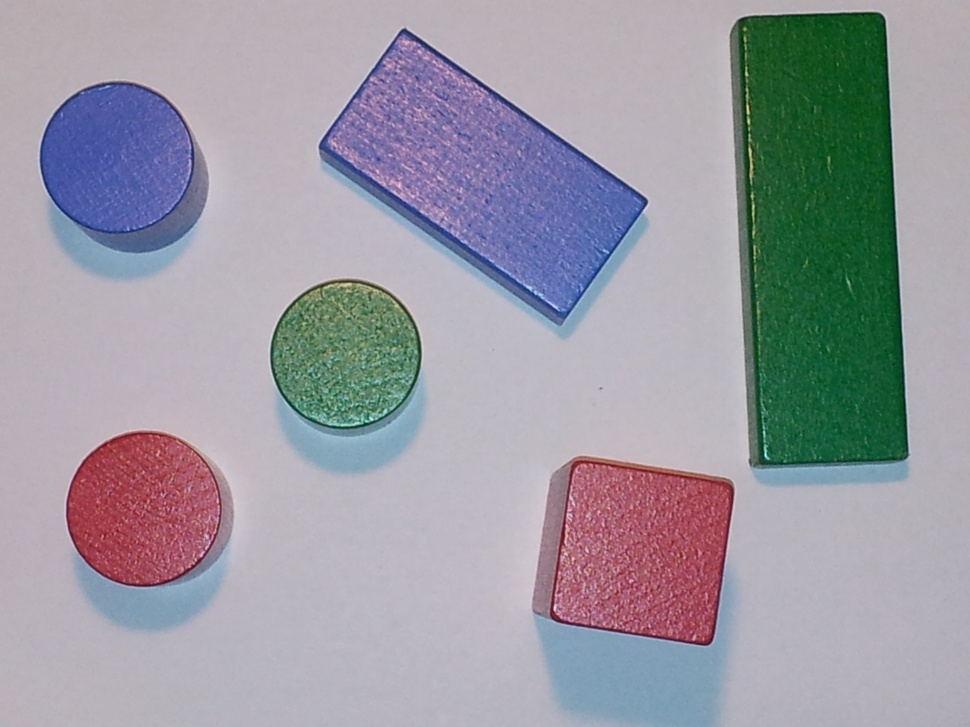
%> input picture ex6/BLOCKS/BLOCKS_001.jpg, 970 x 727 px, shrunk from 3264 x 2448 before the run
$ octave --eval "result = findBlocks(imread('BLOCKS/BLOCKS_001.jpg'));"   (GNU Octave 9; MATLAB toolbox functions it lacks are replaced by stand-ins)
%> lines starting %> are read from the running program, lines starting %| are printed output that depends on the picture; in (x1, y1, x2, y2) boxes, pixels count from 0 and x2, y2 are one past the last pixel; in counts of white or black regions, pixels touching at a corner belong together; the program's own positions count from 1
function [boxes, numRed, numGreen, numBlue, numCirc, numRect] = ...
    findBlocks(IM)

    % Init parameters
    boxes = [];
    numRed = 0;
    numGreen = 0;
    numBlue = 0;
    numCirc = 0;
    numRect = 0;

    % Create grayscale image
    IM_gray = rgb2gray(IM);

    % Calculate threshold using Otsu's method
    level = graythresh(IM_gray);

    % Create binary image
    BW = 1 - im2bw(IM_gray, level);

    % Use morphological functions to clean up binary image
    BW_morph = imfill(BW);

    % Find connected components in the image
    [L, num] = bwlabeln(BW_morph);

    % Read region properties
    stats = regionprops(L, 'Area', 'BoundingBox', 'PixelIdxList', ...
        'Eccentricity', 'Centroid', 'Perimeter', 'Orientation');

    % Discard structure elements with small areas
    stats = stats([stats.Area] > 10000);

    % Separate RGB channels
    R = IM(:, :, 1);
    G = IM(:, :, 2);
    B = IM(:, :, 3);

    % Iterate areas
    for i = 1:size(stats, 1)

        % Skip areas with invalid width/height ratio
        if abs(stats(i).BoundingBox(3) / stats(i).BoundingBox(4)) >= 10
            continue;
        end

        % Find dominant color
        idx = stats(i).PixelIdxList;

        meanR = mean(R(idx));
        meanG = mean(G(idx));
        meanB = mean(B(idx));
        maxMean = max([meanR, meanG, meanB]);

        if maxMean == meanR
            colorLabel = 'red';
            numRed = numRed + 1;
        elseif maxMean == meanG
            colorLabel = 'green';
            numGreen = numGreen + 1;
        else
            colorLabel = 'blue';
            numBlue = numBlue + 1;
        end

        % Determine shape
        if stats(i).Eccentricity <= 0.6
            shapeLabel = 'circle';
            numCirc = numCirc + 1;
        else
            shapeLabel = 'rectangle';
            numRect = numRect + 1;
        end

        % Get label position (center)
        labelPos = stats(i).Centroid;

        % Deaw label
        text(labelPos(1), labelPos(2), ...
            strcat(colorLabel, ', ', shapeLabel), ...
            'HorizontalAlignment', 'center', ...
            'VerticalAlignment', 'middle', ...
            'Color', 'black');

        % Draw bounding box
        rectangle('Position', stats(i).BoundingBox, ...
            'EdgeColor', 'r', 'LineWidth', 1);

        % Add bounding box to array
        boxes = [boxes, stats(i).BoundingBox];

    end

end
%> in findBlocks, `IM_gray = rgb2gray(IM);`:
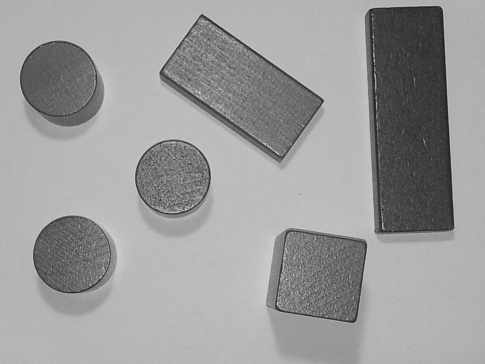
%> IM_gray: size 727x970 uint8 (shown at 1/2 size); min 18, max 233, mean 155.1
%> in findBlocks, `level = graythresh(IM_gray);`: level = 0.525
%> in findBlocks, `BW = 1 - im2bw(IM_gray, level);`:
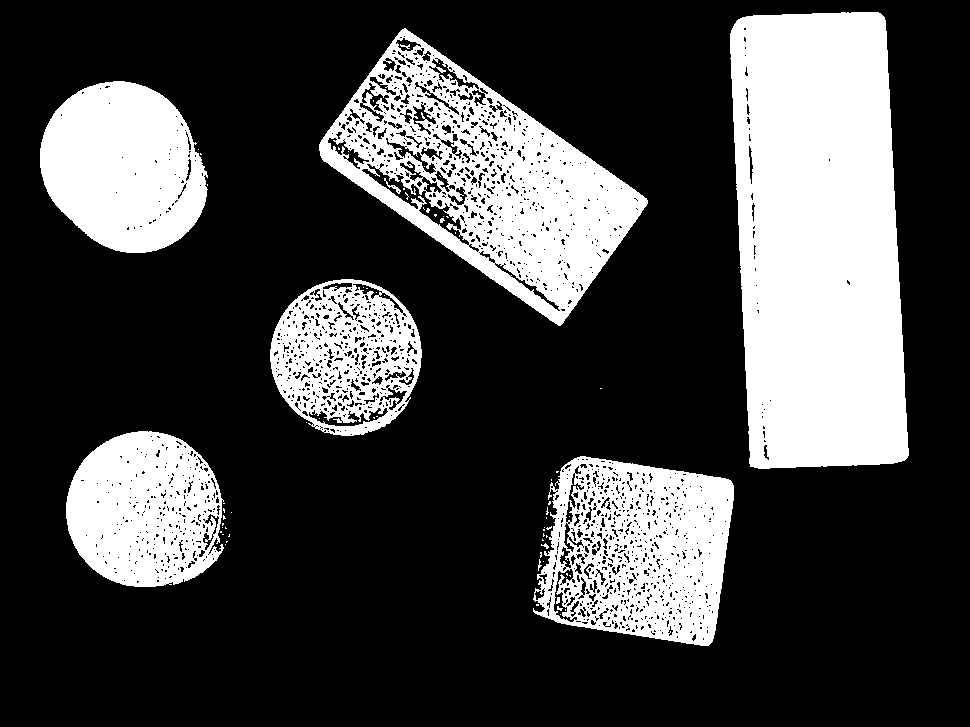
%> BW: size 727x970 double; values 0 (black) and 1 (white), 27% white; 73 white regions (62 under 20 px), largest, box (x1, y1, x2, y2) and area: (730, 12, 909, 469) 71066, (319, 28, 648, 326) 38410, (533, 456, 734, 646) 25433
%> in findBlocks, `[L, num] = bwlabeln(BW_morph);`:
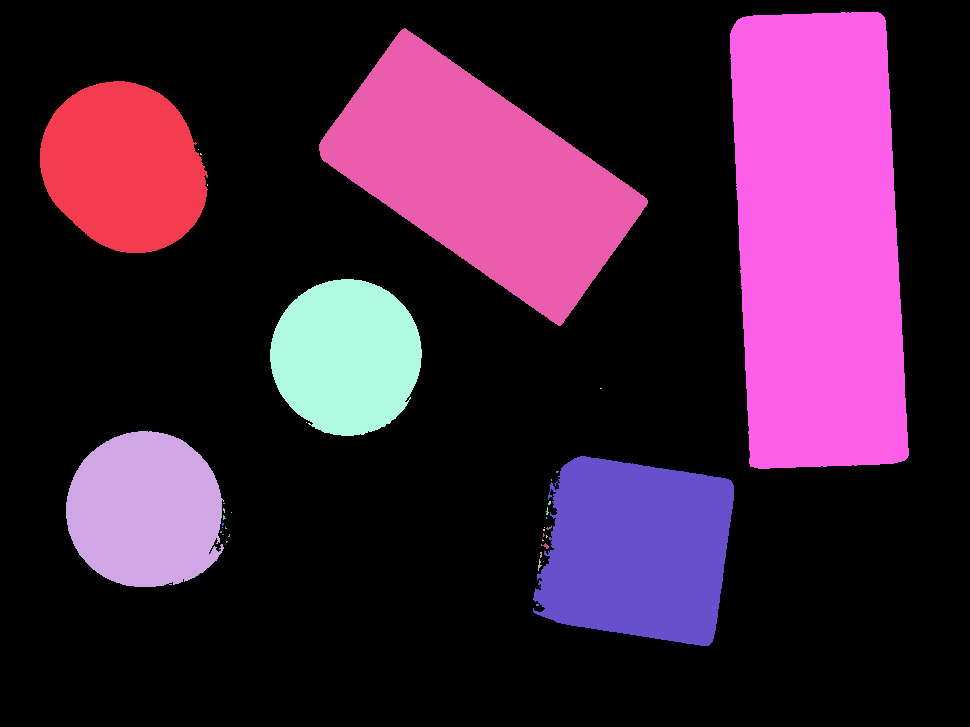
%> L: size 727x970 double; 40 distinct labels, from 0 to 39; one colour per label, 0 black
%> in findBlocks, `[L, num] = bwlabeln(BW_morph);`: num = 39
%> in findBlocks, `stats = regionprops(L, 'Area', 'BoundingBox', 'PixelIdxList', 'Eccentr..`: stats = 39 regions; largest, box (x1, y1, x2, y2), Area, Centroid, Eccentricity, Orientation and Perimeter: (730, 12, 909, 469) 71384 [818.9 241.3] 0.937 -87.08 1193.5, (319, 28, 648, 326) 46993 [482.1 177.4] 0.858 -35.06 902.5, (533, 456, 734, 646) 29818 [637.7 551.1] 0.308 -8.52 841.4
%> in findBlocks, `stats = stats([stats.Area] > 10000);`: stats = 6 regions; largest, box (x1, y1, x2, y2), Area, Centroid, Eccentricity, Orientation and Perimeter: (730, 12, 909, 469) 71384 [818.9 241.3] 0.937 -87.08 1193.5, (319, 28, 648, 326) 46993 [482.1 177.4] 0.858 -35.06 902.5, (533, 456, 734, 646) 29818 [637.7 551.1] 0.308 -8.52 841.4, (40, 81, 208, 253) 21912 [124.5 167.8] 0.524 -52.27 549.5
%> in findBlocks, `R = IM(:, :, 1);`:
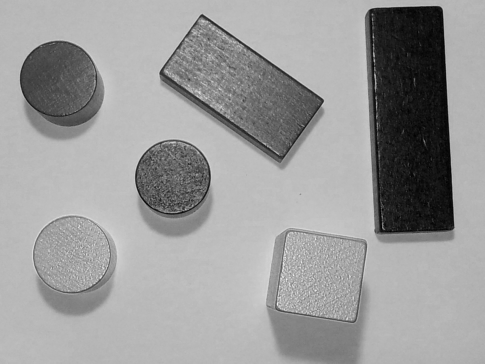
%> R: size 727x970 uint8 (shown at 1/2 size); min 0, max 255, mean 154.6
%> in findBlocks, `G = IM(:, :, 2);`:
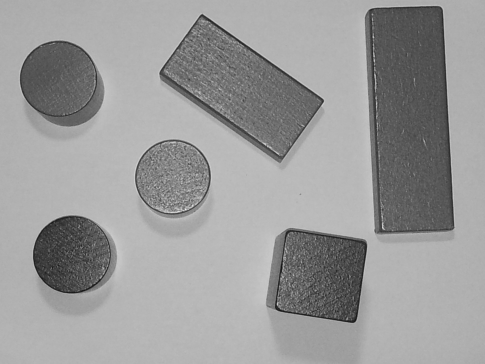
%> G: size 727x970 uint8 (shown at 1/2 size); min 12, max 255, mean 154
%> in findBlocks, `B = IM(:, :, 3);`:
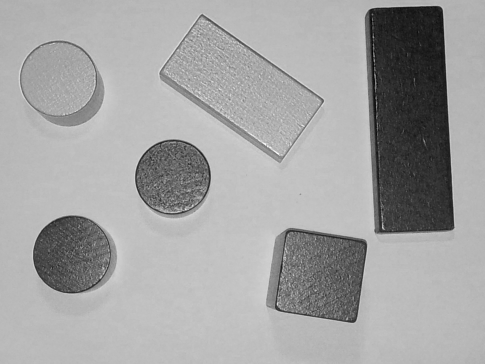
%> B: size 727x970 uint8 (shown at 1/2 size); min 0, max 255, mean 162.5
%> the loop in findBlocks, `for i = 1:size(stats, 1)` made 6 passes
%> (meanR, meanG, meanB, maxMean, colorLabel, numBlue, shapeLabel, labelPos) on pass 1: (82.48, 93.06, 158.5, 158.5, 'blue', 1, 'circle', [124.5 167.8])
%> after the loop in findBlocks, `for i = 1:size(stats, 1)`: boxes = 24 values, max 730.5 at index 21, min 12.5 at index 22, mean 244.5
%> `result = findBlocks(imread('BLOCKS/BLOCKS_001.jpg'));`:
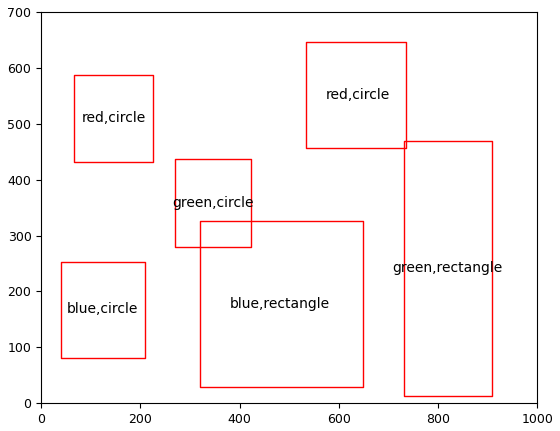
%> figure redrawn from the program's plot data
%> `result = findBlocks(imread('BLOCKS/BLOCKS_001.jpg'));`: result has the same summary as boxes in findBlocks

$ run again, on ex6/BLOCKS/BLOCKS_002.jpg
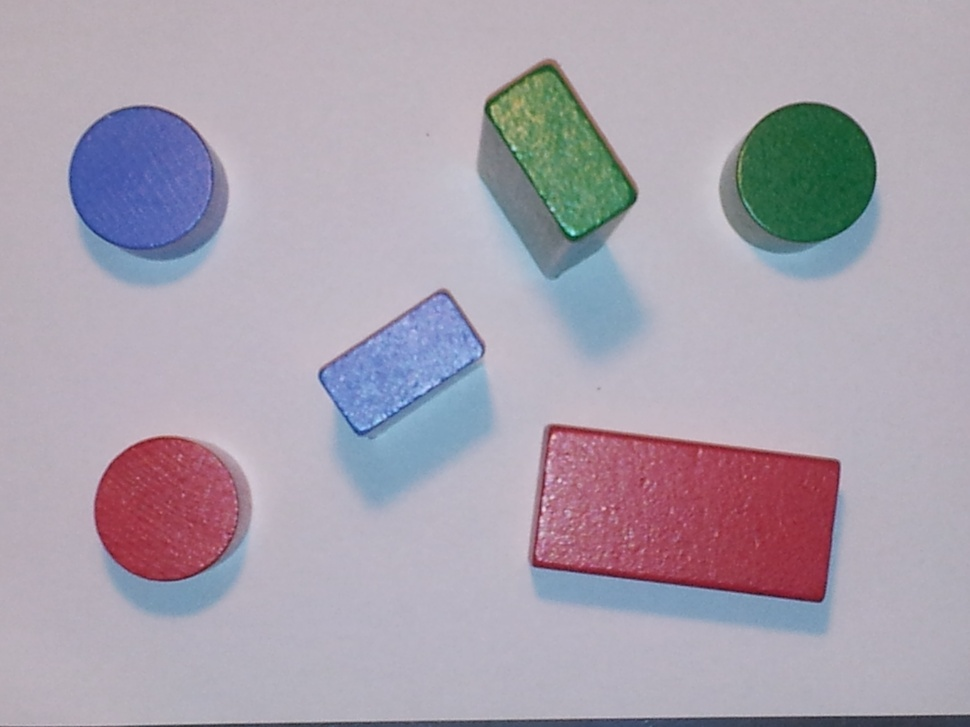
%> input picture ex6/BLOCKS/BLOCKS_002.jpg, 970 x 727 px, shrunk from 3264 x 2448 before the run
%> level = 0.541
%> BW: size 727x970 double; values 0 (black) and 1 (white), 17.8% white; 85 white regions (66 under 20 px), largest, box (x1, y1, x2, y2) and area: (529, 424, 841, 603) 40767, (479, 59, 638, 280) 19787, (69, 105, 228, 261) 18914
%> BW_morph: size 727x970 double; values 0 (black) and 1 (white), 18.4% white; 75 white regions (56 under 20 px)
%> in findBlocks, `[L, num] = bwlabeln(BW_morph);`:
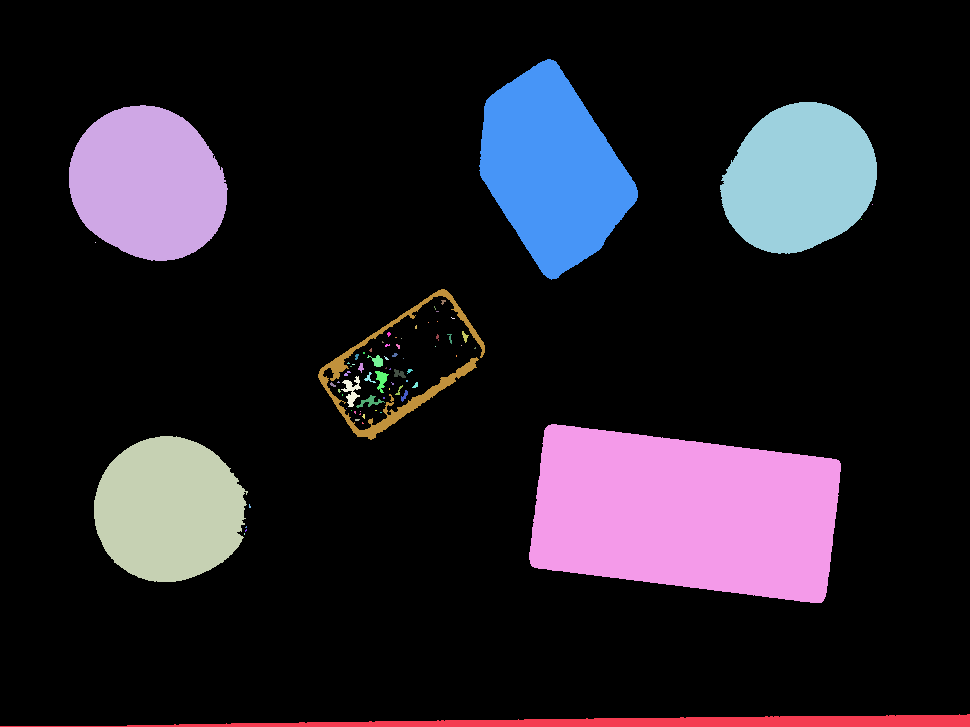
%> L: size 727x970 double; 76 distinct labels, from 0 to 75; one colour per label, 0 black
%> num = 75
%> in findBlocks, `stats = regionprops(L, 'Area', 'BoundingBox', 'PixelIdxList', 'Eccentr..`: stats = 75 regions; largest, box (x1, y1, x2, y2), Area, Centroid, Eccentricity, Orientation and Perimeter: (529, 424, 841, 603) 43495 [685.8 514.1] 0.874 -7.19 877.8, (479, 59, 638, 280) 21552 [553 169.9] 0.761 -70.82 570.2, (69, 105, 228, 261) 18945 [148.4 184.3] 0.481 -40.88 505.2
%> in findBlocks, `stats = stats([stats.Area] > 10000);`: stats = 5 regions; largest, box (x1, y1, x2, y2), Area, Centroid, Eccentricity, Orientation and Perimeter: (529, 424, 841, 603) 43495 [685.8 514.1] 0.874 -7.19 877.8, (479, 59, 638, 280) 21552 [553 169.9] 0.761 -70.82 570.2, (69, 105, 228, 261) 18945 [148.4 184.3] 0.481 -40.88 505.2, (720, 102, 877, 254) 17950 [800.2 179.1] 0.533 40.6 494.5
%> the loop in findBlocks, `for i = 1:size(stats, 1)` made 5 passes
%> (meanR, meanG, meanB, maxMean, colorLabel, numGreen, shapeLabel, numRect) on pass 3: (100.7, 129.5, 106, 129.5, 'green', 1, 'rectangle', 1)
%> after the loop in findBlocks, `for i = 1:size(stats, 1)`: boxes = 20 values, max 720.5 at index 17, min 59.5 at index 10, mean 240.8
%> `result = findBlocks(imread('BLOCKS/BLOCKS_001.jpg'));`:
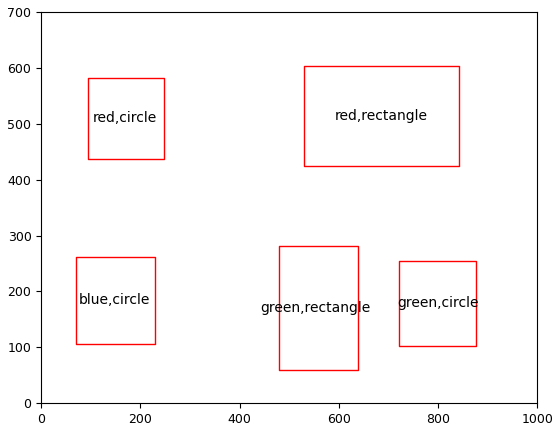
%> figure redrawn from the program's plot data
%> result has the same summary as boxes in findBlocks

$ run again, on ex6/BLOCKS/BLOCKS_003.jpg
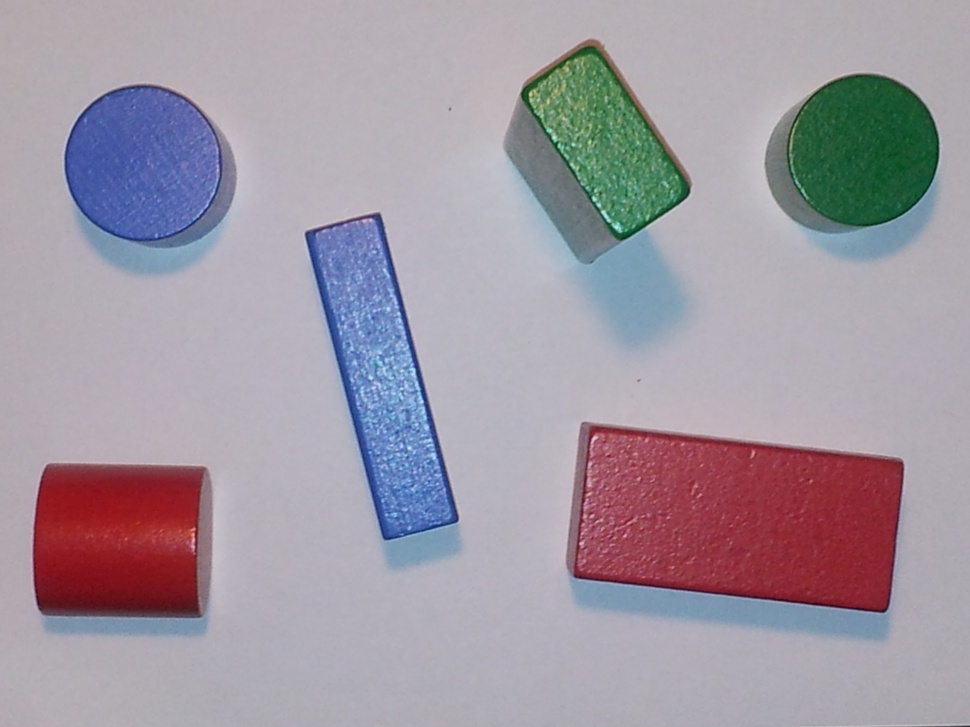
%> input picture ex6/BLOCKS/BLOCKS_003.jpg, 970 x 727 px, shrunk from 3264 x 2448 before the run
%> level = 0.51
%> BW: size 727x970 double; values 0 (black) and 1 (white), 21.8% white; 149 white regions (116 under 20 px), largest, box (x1, y1, x2, y2) and area: (567, 422, 904, 613) 49852, (33, 464, 212, 619) 26274, (507, 40, 691, 264) 21129
%> BW_morph: size 727x970 double; values 0 (black) and 1 (white), 24% white; 16 white regions (9 under 20 px)
%> in findBlocks, `[L, num] = bwlabeln(BW_morph);`:
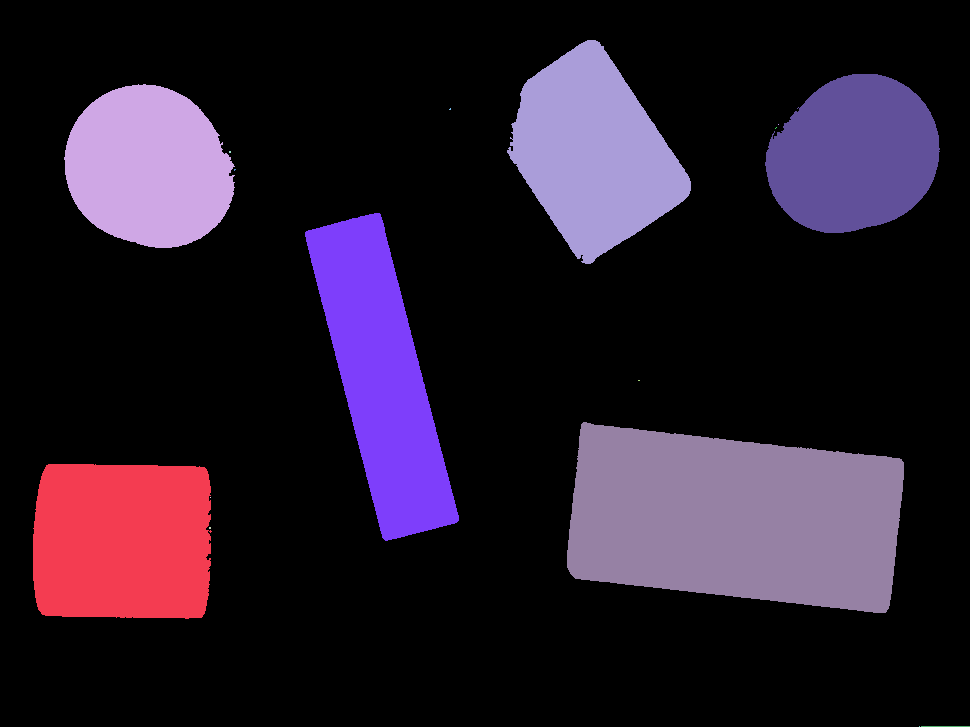
%> L: size 727x970 double; 17 distinct labels, from 0 to 16; one colour per label, 0 black
%> num = 16
%> in findBlocks, `stats = regionprops(L, 'Area', 'BoundingBox', 'PixelIdxList', 'Eccentr..`: stats = 16 regions; largest, box (x1, y1, x2, y2), Area, Centroid, Eccentricity, Orientation and Perimeter: (567, 422, 904, 613) 50713 [735.9 519] 0.88 -6.6 956, (33, 464, 212, 619) 26365 [123 541.9] 0.492 1.25 664.1, (305, 213, 459, 541) 25310 [382.3 377.4] 0.969 -75.58 795.6
%> in findBlocks, `stats = stats([stats.Area] > 10000);`: stats = 6 regions; largest, box (x1, y1, x2, y2), Area, Centroid, Eccentricity, Orientation and Perimeter: (567, 422, 904, 613) 50713 [735.9 519] 0.88 -6.6 956, (33, 464, 212, 619) 26365 [123 541.9] 0.492 1.25 664.1, (305, 213, 459, 541) 25310 [382.3 377.4] 0.969 -75.58 795.6, (507, 40, 691, 264) 24434 [594.1 153.7] 0.686 -66.82 643.8
%> the loop in findBlocks, `for i = 1:size(stats, 1)` made 6 passes
%> (meanR, meanG, meanB, maxMean, colorLabel, numBlue, shapeLabel, labelPos) on passes 2 to 3: (82.84, 97.58, 163, 163, 'blue', 1, 'circle', [149.2 168.1]), (98.63, 126.2, 183.3, 183.3, 'blue', 2, 'rectangle', [382.3 377.4])
%> after the loop in findBlocks, `for i = 1:size(stats, 1)`: boxes = 24 values, max 765.5 at index 21, min 33.5 at index 1, mean 248.5
%> `result = findBlocks(imread('BLOCKS/BLOCKS_001.jpg'));`:
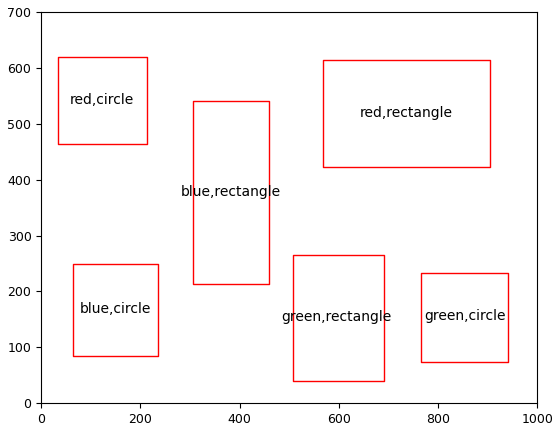
%> figure redrawn from the program's plot data
%> result has the same summary as boxes in findBlocks
